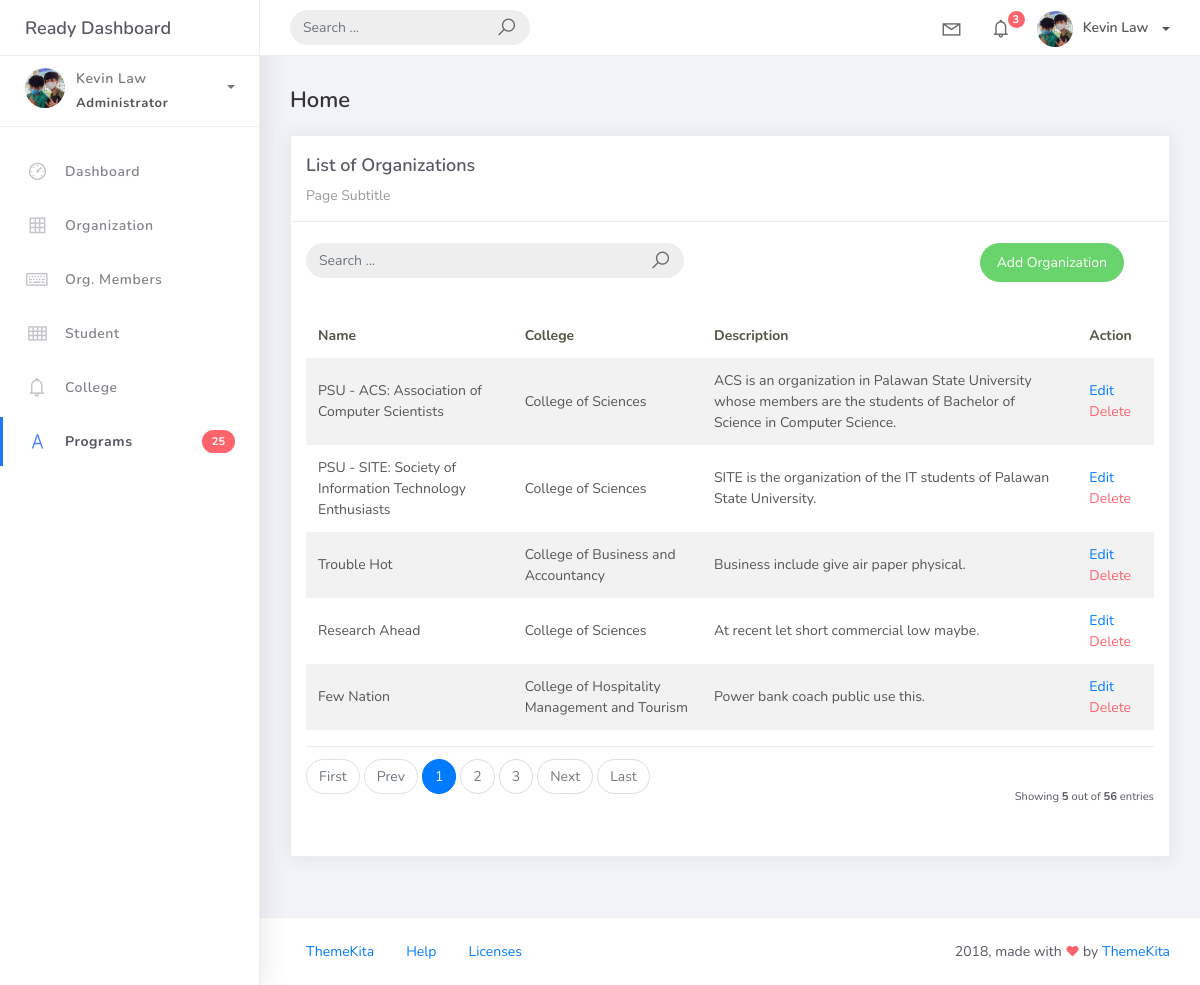
Screenshot of /organization_list with the database file from the repository.
### studentorg/models.py (models this page shows, shortened)
class BaseModel (models.Model):
    created_at = models.DateTimeField(auto_now_add=True, db_index=True)
    updated_at = models.DateTimeField(auto_now=True)
    class Meta:
        abstract = True

class Organization(BaseModel):
    name = models.CharField(max_length=250)
    college = models.ForeignKey(
        College,
        null=True,
        blank=True,
        on_delete=models.CASCADE
    )
    description = models.CharField(max_length=500)

class College(BaseModel):
    college_name = models.CharField(max_length=150)
    def __str__(self):
        return self.college_name

### studentorg/views.py (the view)
# urls.py: path('organization_list', OrganizationList.as_view(), name='organization-list'),
class OrganizationList(ListView):
    model = Organization
    context_object_name = 'organization'
    template_name = "org_list.html"
    paginate_by = 5

### templates/org_list.html
{% extends 'base.html' %} {% load static %} {% block content %}
<div class="content">
    <div class="container-fluid">
        <h4 class="page-title">Home</h4>
        <div class="row">
            <div class="col-md-12">
                <div class="card">
                    <div class="card-header">
                        <div class="card-title">List of Organizations</div>
                        <div class="card-category">Page Subtitle</div>
                    </div>
                    <br />
                    <div class="col-md-12 row">
                        <div class="col-md-6">
                            <form class="navbar-left navbar-form nav-search mr-md-3" action="">
                                <div class="input-group">
                                    <input type="text" placeholder="Search ..." class="form-control" />
                                    <div class="input-group-append">
                                        <span class="input-group-text">
                                            <i class="la la-search search-icon"></i>
                                        </span>
                                    </div>
                                </div>
                            </form>
                        </div>
                        <div class="col-md-6">
                            <div class="pull-right">
                                <a href="{% url 'organization-add' %}" class="btn btn-success btn-rounded">Add Organization</a>
                            </div>
                        </div>
                    </div>
                    <div class="card-body">
                        <table class="table table-striped mt-3">
                            <thead>
                                <tr>
                                    <th scope="col">Name</th>
                                    <th scope="col">College</th>
                                    <th scope="col">Description</th>
                                    <th scope="col">Action</th>
                                </tr>
                            </thead>
                            <tbody>
                                {% for object in object_list %}
                                <tr>
                                    <td>{{ object.name }}</td>
                                    <td>{{ object.college }}</td>
                                    <td>{{ object.description }}</td>
                                    <td>
                                        <a href="organization_list/{{ object.id }}">Edit</a>
                                        <a href="organization_list/{{ object.id }}/delete" class="text-danger">Delete</a>
                                    </td>
                                </tr>
                                {% empty %}
                                <tr>
                                    <td colspan="4" style="text-align: center;">
                                        <p class="text-sm font-weight-bold mb-0">No Records Found</p>
                                    </td>
                                </tr>
                                {% endfor %}
                            </tbody>
                        </table>
                        {% include 'includes/pagination.html' %}
                    </div>
                </div>
            </div>
        </div>
    </div>
</div>
{% endblock %}

### rows the page displays
Organization: name "PSU - ACS: Association of Computer Scientists", college "College of Sciences", description "ACS is an organization in Palawan State University whose members are the students of Bachelor of Science in Computer Science."
Organization: name "PSU - SITE: Society of Information Technology Enthusiasts", college "College of Sciences", description "SITE is the organization of the IT students of Palawan State University."
Organization: name "Trouble Hot", college "College of Business and Accountancy", description "Business include give air paper physical."
Organization: name "Research Ahead", college "College of Sciences", description "At recent let short commercial low maybe."
Organization: name "Few Nation", college "College of Hospitality Management and Tourism", description "Power bank coach public use this."

### other values shown
{{ page_num }} "1"
{{ page_num }} "2" "3"
{{ object_list.count }} "5"
{{ paginator.count }} "56"
